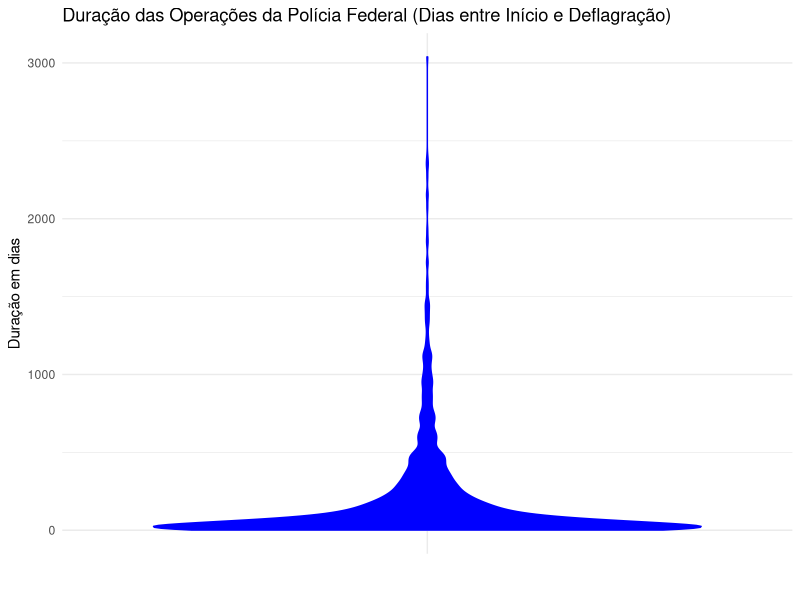

R code for this plot:
library(ggplot2)
dados <- read.csv("operacoes.csv")

# Converter a coluna Data.da.Deflagração para o formato de data
dados$Data.da.Deflagracao <- as.Date(dados$Data.da.Deflagracao, format="%d/%m/%Y")

# Converter a coluna Data.do.Inicio para o formato de data
dados$Data.do.Inicio <- as.Date(dados$Data.do.Inicio, format="%d/%m/%Y")

# Calcular a diferença em dias
dados$Duracao <- as.numeric(difftime(dados$Data.da.Deflagracao, dados$Data.do.Inicio, units = "days"))

# Considerar apenas as "durações positivas" (data do inicio antes da data da deflagração)
duracao_positiva <- dados$Duracao[dados$Duracao>0]

# Criar data frame para auxiliar na plotagem do gráfico
dados2 <- data.frame(duracao = duracao_positiva)

# Plotar gráfico de violino
ggplot(dados2, aes(x = "", y = duracao)) +
  geom_violin(fill = "blue", color = "blue") +
  labs(x = "", y = "Duração em dias", 
       title = "Duração das Operações da Polícia Federal (Dias entre Início e Deflagração)") +
  theme_minimal()
